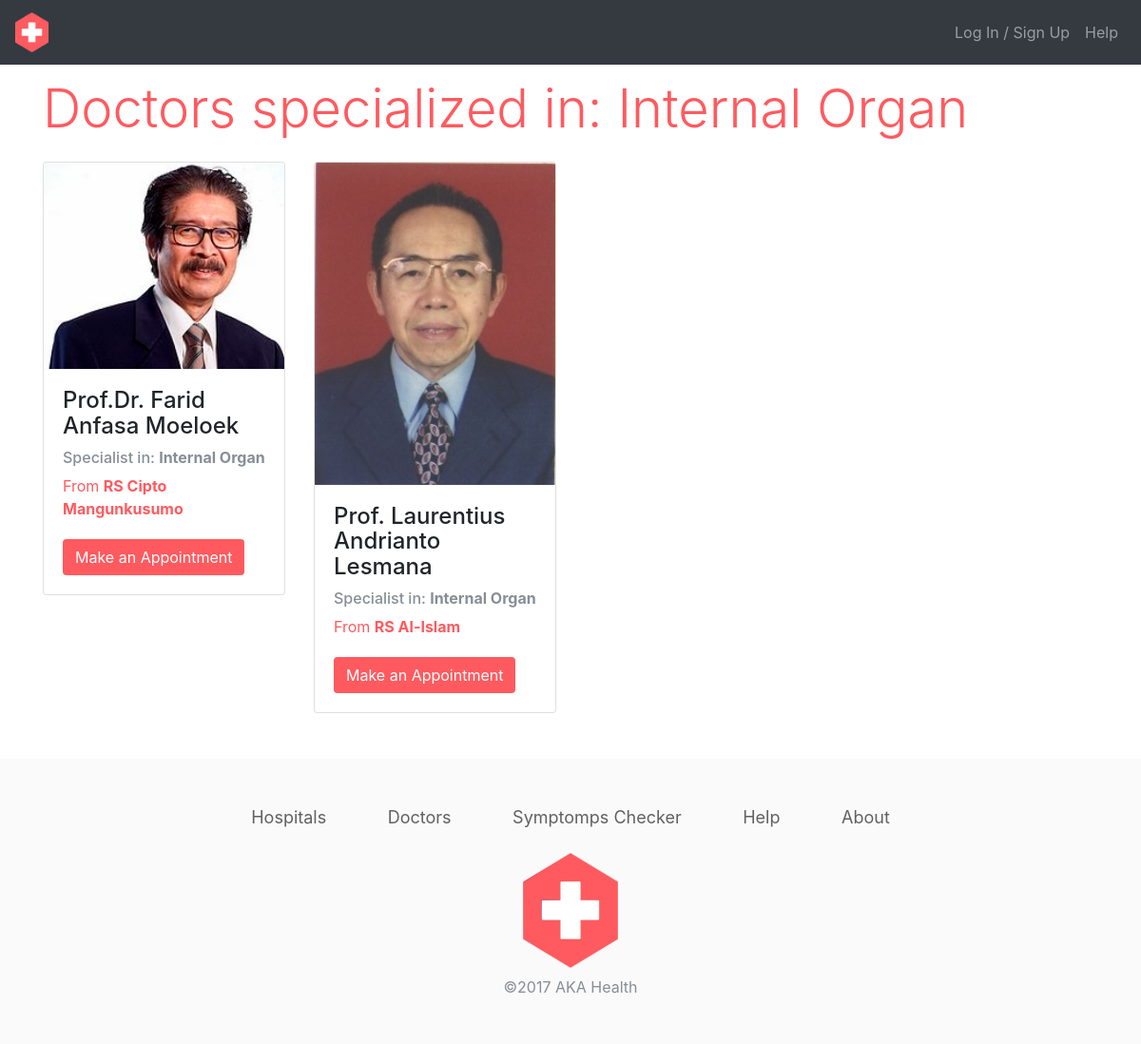
Screenshot of /expertise/detail_expertise.php?expertise=Internal Organ with the database file from the repository.
### tables this page shows
CREATE TABLE `dokter` (
  `id_dok` int(11) NOT NULL,
  `id_rs` int(5) NOT NULL,
  `nama_dok` varchar(50) NOT NULL,
  `keahlian` text NOT NULL,
  `no_telp` varchar(13) NOT NULL,
  `gambar` varchar(30) NOT NULL
);

CREATE TABLE `rumahsakit` (
  `id_rs` int(11) NOT NULL,
  `nama_rs` varchar(50) NOT NULL,
  `alamat` text NOT NULL,
  `no_telp` varchar(13) NOT NULL,
  `gambar` varchar(30) DEFAULT NULL,
  `id_lokasi` int(11) DEFAULT NULL
);

### expertise/detail_expertise.php (the view, shortened to what this page needs)
<?php
include "../config.php";
$expertise = $_GET['expertise'];
$query ="SELECT dokter.*, rumahsakit.nama_rs FROM dokter join rumahsakit on dokter.id_rs = rumahsakit.id_rs WHERE keahlian ='$expertise'";
$result = mysqli_query($db, $query);
?>
<!DOCTYPE html>
<html>
<head>
    <link rel="stylesheet" href="../assets/css/bootstrap.min.css">
    <link rel="stylesheet" href="../assets/css/style.css">
</head>
<body>
<nav class="navbar navbar-expand-lg navbar-dark bg-dark">
    <a class="navbar-brand" href="../index.php">
        <img src="../assets/img/logohospital.png" alt="logo aka hospital"
             width="35">
    </a>
    <div class="collapse navbar-collapse" id="navbarSupportedContent">
        <ul class="navbar-nav ml-auto">
            <?php if (array_key_exists('login_user', $_SESSION)) { ?>
                <li class="nav-item dropdown">
                    <a class="nav-link dropdown-toggle" href="#" id="navbarDropdown" role="button" data-toggle="dropdown"
                       aria-haspopup="true" aria-expanded="false">
                        <?php echo $_SESSION['login_user']['nama'] ?>
                    </a>
                    <div class="dropdown-menu dropdown-menu-right" aria-labelledby="navbarDropdown">
                        <a class="dropdown-item" href="#">Profile</a>
                        <div class="dropdown-divider"></div>
                        <a class="dropdown-item" href="../logout.php">Log Out</a>
                    </div>
                </li>
            <?php } else { ?>
                <li class="nav-item">
                    <a class="nav-link" href="../login.php">Log In / Sign Up</a>
                </li>
                <li class="nav-item">
                    <a class="nav-link" href="../about.php">Help</a>
                </li>
            <?php } ?>
        </ul>
    </div>
</nav>
<div class="app pt-3">
    <div class="container">
        <div class="row">
            <div class="col-12">
                <h1 class="title display-4">Doctors specialized in: <?php echo $expertise ?></h1>
            </div>
        </div>
        <div class="row mt-3">
            <?php while ($baris = mysqli_fetch_assoc($result)) { ?>
                <div class="col-3">
                    <div class="card">
                        <img class="card-img-top" src="../assets/img/<?php echo $baris['gambar'] ?>">
                        <div class="card-body">
                            <h4 class="card-title"><?php echo $baris['nama_dok'] ?></h4>
                            <h6 class="card-subtitle my-2 text-muted">Specialist in: <b><?php echo $baris['keahlian'] ?></b></h6>
                            <p class="card-text title">From <a href="hospital/detail_hospital.php?nama_rs=<?php echo $baris['nama_rs'] ?>"><?php echo $baris['nama_rs'] ?></a></p>
                            <a href="#" class="btn btn-aka mt-1 btn-fluid">Make an Appointment</a>
                        </div>
                    </div>
                </div>
            <?php } ?>
        </div>
    </div>
</div>
<div class="footer">
    <div class="container">
        <div class="row">
            <div class="col">
                <div class="text-center">
                    <a href="#" class="aka">Hospitals</a>
                    <a href="#" class="aka">Doctors</a>
                    <a href="#" class="aka">Symptomps Checker</a>
                    <a href="#" class="aka">Help</a>
                    <a href="#" class="aka">About</a>
                </div>
            </div>
        </div>
        <div class="row">
            <div class="col">
                <img src="../assets/img/logohospital.png" alt="logo aka hospital"
                     width="100" class="mt-4">
                <p class="text-secondary text-center mt-2">&copy;2017 AKA Health</p>
            </div>
        </div>
    </div>
</div>
</body>
</html>

### assets/css/style.css (style rules this page uses)
body { background-color: #ffffff; }
.title { color: #FF5A5F; }
.title a { font-weight: bold; color: #FF5A5F; }
.btn.btn-aka { background-color: #FF5A5F; color: #ffffff; }
.footer { background: #FAFAFA; margin-top: 3em; padding: 3em 0 2em 0; }
.footer a { margin: 30px; color: #616161; font-size: 18px; }
.footer img { display: block; margin: 0 auto; }

### rows the page displays
dokter: gambar (picture), nama_dok "Prof.Dr. Farid Anfasa Moeloek", keahlian "Internal Organ", id_rs.nama_rs "RS Cipto Mangunkusumo"
dokter: gambar (picture), nama_dok "Prof. Laurentius Andrianto Lesmana", keahlian "Internal Organ", id_rs.nama_rs "RS Al-Islam"

### other values shown
$expertise "Internal Organ"
